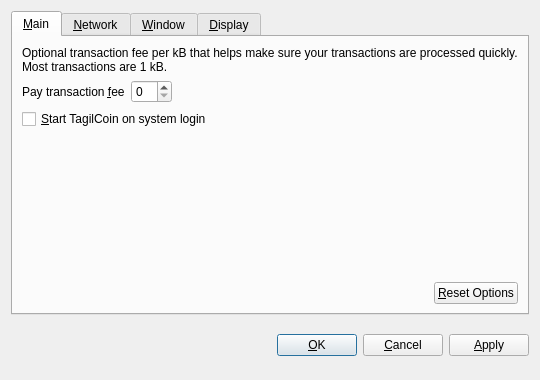
<?xml version="1.0" encoding="UTF-8"?>
<ui version="4.0">
 <class>OptionsDialog</class>
 <widget class="QDialog" name="OptionsDialog">
  <property name="geometry">
   <rect>
    <x>0</x>
    <y>0</y>
    <width>540</width>
    <height>380</height>
   </rect>
  </property>
  <property name="windowTitle">
   <string>Options</string>
  </property>
  <property name="modal">
   <bool>true</bool>
  </property>
  <layout class="QVBoxLayout" name="verticalLayout">
   <item>
    <widget class="QTabWidget" name="tabWidget">
     <property name="tabPosition">
      <enum>QTabWidget::North</enum>
     </property>
     <property name="currentIndex">
      <number>0</number>
     </property>
     <widget class="QWidget" name="tabMain">
      <attribute name="title">
       <string>&amp;Main</string>
      </attribute>
      <layout class="QVBoxLayout" name="verticalLayout_Main">
       <item>
        <widget class="QLabel" name="transactionFeeInfoLabel">
         <property name="text">
          <string>Optional transaction fee per kB that helps make sure your transactions are processed quickly. Most transactions are 1 kB.</string>
         </property>
         <property name="textFormat">
          <enum>Qt::PlainText</enum>
         </property>
         <property name="wordWrap">
          <bool>true</bool>
         </property>
        </widget>
       </item>
       <item>
        <layout class="QHBoxLayout" name="horizontalLayout_1_Main">
         <item>
          <widget class="QLabel" name="transactionFeeLabel">
           <property name="text">
            <string>Pay transaction &amp;fee</string>
           </property>
           <property name="textFormat">
            <enum>Qt::PlainText</enum>
           </property>
           <property name="buddy">
            <cstring>transactionFee</cstring>
           </property>
          </widget>
         </item>
         <item>
          <widget class="BitcoinAmountField" name="transactionFee"/>
         </item>
         <item>
          <spacer name="horizontalSpacer_1_Main">
           <property name="orientation">
            <enum>Qt::Horizontal</enum>
           </property>
           <property name="sizeHint" stdset="0">
            <size>
             <width>40</width>
             <height>20</height>
            </size>
           </property>
          </spacer>
         </item>
        </layout>
       </item>
       <item>
        <widget class="QCheckBox" name="bitcoinAtStartup">
         <property name="toolTip">
          <string>Automatically start TagilCoin after logging in to the system.</string>
         </property>
         <property name="text">
          <string>&amp;Start TagilCoin on system login</string>
         </property>
        </widget>
       </item>
       <item>
        <spacer name="verticalSpacer_Main">
         <property name="orientation">
          <enum>Qt::Vertical</enum>
         </property>
         <property name="sizeHint" stdset="0">
          <size>
           <width>20</width>
           <height>40</height>
          </size>
         </property>
        </spacer>
       </item>
       <item>
        <layout class="QHBoxLayout" name="horizontalLayout_2_Main">
         <item>
          <spacer name="horizontalSpacer_2_Main">
           <property name="orientation">
            <enum>Qt::Horizontal</enum>
           </property>
           <property name="sizeHint" stdset="0">
            <size>
             <width>40</width>
             <height>20</height>
            </size>
           </property>
          </spacer>
         </item>
         <item>
          <widget class="QPushButton" name="resetButton">
           <property name="toolTip">
            <string>Reset all client options to default.</string>
           </property>
           <property name="text">
            <string>&amp;Reset Options</string>
           </property>
           <property name="autoDefault">
            <bool>false</bool>
           </property>
          </widget>
         </item>
        </layout>
       </item>
      </layout>
     </widget>
     <widget class="QWidget" name="tabNetwork">
      <attribute name="title">
       <string>&amp;Network</string>
      </attribute>
      <layout class="QVBoxLayout" name="verticalLayout_Network">
       <item>
        <widget class="QCheckBox" name="mapPortUpnp">
         <property name="toolTip">
          <string>Automatically open the TagilCoin client port on the router. This only works when your router supports UPnP and it is enabled.</string>
         </property>
         <property name="text">
          <string>Map port using &amp;UPnP</string>
         </property>
        </widget>
       </item>
       <item>
        <widget class="QCheckBox" name="connectSocks">
         <property name="toolTip">
          <string>Connect to the TagilCoin network through a SOCKS proxy (e.g. when connecting through Tor).</string>
         </property>
         <property name="text">
          <string>&amp;Connect through SOCKS proxy:</string>
         </property>
        </widget>
       </item>
       <item>
        <layout class="QHBoxLayout" name="horizontalLayout_Network">
         <item>
          <widget class="QLabel" name="proxyIpLabel">
           <property name="text">
            <string>Proxy &amp;IP:</string>
           </property>
           <property name="textFormat">
            <enum>Qt::PlainText</enum>
           </property>
           <property name="buddy">
            <cstring>proxyIp</cstring>
           </property>
          </widget>
         </item>
         <item>
          <widget class="QValidatedLineEdit" name="proxyIp">
           <property name="maximumSize">
            <size>
             <width>140</width>
             <height>16777215</height>
            </size>
           </property>
           <property name="toolTip">
            <string>IP address of the proxy (e.g. 127.0.0.1)</string>
           </property>
          </widget>
         </item>
         <item>
          <widget class="QLabel" name="proxyPortLabel">
           <property name="text">
            <string>&amp;Port:</string>
           </property>
           <property name="textFormat">
            <enum>Qt::PlainText</enum>
           </property>
           <property name="buddy">
            <cstring>proxyPort</cstring>
           </property>
          </widget>
         </item>
         <item>
          <widget class="QLineEdit" name="proxyPort">
           <property name="maximumSize">
            <size>
             <width>55</width>
             <height>16777215</height>
            </size>
           </property>
           <property name="toolTip">
            <string>Port of the proxy (e.g. 9050)</string>
           </property>
          </widget>
         </item>
         <item>
          <widget class="QLabel" name="socksVersionLabel">
           <property name="text">
            <string>SOCKS &amp;Version:</string>
           </property>
           <property name="textFormat">
            <enum>Qt::PlainText</enum>
           </property>
           <property name="buddy">
            <cstring>socksVersion</cstring>
           </property>
          </widget>
         </item>
         <item>
          <widget class="QValueComboBox" name="socksVersion">
           <property name="toolTip">
            <string>SOCKS version of the proxy (e.g. 5)</string>
           </property>
          </widget>
         </item>
         <item>
          <spacer name="horizontalSpacer_Network">
           <property name="orientation">
            <enum>Qt::Horizontal</enum>
           </property>
           <property name="sizeHint" stdset="0">
            <size>
             <width>40</width>
             <height>20</height>
            </size>
           </property>
          </spacer>
         </item>
        </layout>
       </item>
       <item>
        <spacer name="verticalSpacer_Network">
         <property name="orientation">
          <enum>Qt::Vertical</enum>
         </property>
         <property name="sizeHint" stdset="0">
          <size>
           <width>20</width>
           <height>40</height>
          </size>
         </property>
        </spacer>
       </item>
      </layout>
     </widget>
     <widget class="QWidget" name="tabWindow">
      <attribute name="title">
       <string>&amp;Window</string>
      </attribute>
      <layout class="QVBoxLayout" name="verticalLayout_Window">
       <item>
        <widget class="QCheckBox" name="minimizeToTray">
         <property name="toolTip">
          <string>Show only a tray icon after minimizing the window.</string>
         </property>
         <property name="text">
          <string>&amp;Minimize to the tray instead of the taskbar</string>
         </property>
        </widget>
       </item>
       <item>
        <widget class="QCheckBox" name="minimizeOnClose">
         <property name="toolTip">
          <string>Minimize instead of exit the application when the window is closed. When this option is enabled, the application will be closed only after selecting Quit in the menu.</string>
         </property>
         <property name="text">
          <string>M&amp;inimize on close</string>
         </property>
        </widget>
       </item>
       <item>
        <spacer name="verticalSpacer_Window">
         <property name="orientation">
          <enum>Qt::Vertical</enum>
         </property>
         <property name="sizeHint" stdset="0">
          <size>
           <width>20</width>
           <height>40</height>
          </size>
         </property>
        </spacer>
       </item>
      </layout>
     </widget>
     <widget class="QWidget" name="tabDisplay">
      <attribute name="title">
       <string>&amp;Display</string>
      </attribute>
      <layout class="QVBoxLayout" name="verticalLayout_Display">
       <item>
        <layout class="QHBoxLayout" name="horizontalLayout_1_Display">
         <item>
          <widget class="QLabel" name="langLabel">
           <property name="text">
            <string>User Interface &amp;language:</string>
           </property>
           <property name="textFormat">
            <enum>Qt::PlainText</enum>
           </property>
           <property name="buddy">
            <cstring>lang</cstring>
           </property>
          </widget>
         </item>
         <item>
          <widget class="QValueComboBox" name="lang">
           <property name="toolTip">
            <string>The user interface language can be set here. This setting will take effect after restarting TagilCoin.</string>
           </property>
          </widget>
         </item>
        </layout>
       </item>
       <item>
        <layout class="QHBoxLayout" name="horizontalLayout_2_Display">
         <item>
          <widget class="QLabel" name="unitLabel">
           <property name="text">
            <string>&amp;Unit to show amounts in:</string>
           </property>
           <property name="textFormat">
            <enum>Qt::PlainText</enum>
           </property>
           <property name="buddy">
            <cstring>unit</cstring>
           </property>
          </widget>
         </item>
         <item>
          <widget class="QValueComboBox" name="unit">
           <property name="toolTip">
            <string>Choose the default subdivision unit to show in the interface and when sending coins.</string>
           </property>
          </widget>
         </item>
        </layout>
       </item>
       <item>
        <widget class="QCheckBox" name="displayAddresses">
         <property name="toolTip">
          <string>Whether to show TagilCoin addresses in the transaction list or not.</string>
         </property>
         <property name="text">
          <string>&amp;Display addresses in transaction list</string>
         </property>
        </widget>
       </item>
       <item>
        <spacer name="verticalSpacer_Display">
         <property name="orientation">
          <enum>Qt::Vertical</enum>
         </property>
         <property name="sizeHint" stdset="0">
          <size>
           <width>20</width>
           <height>40</height>
          </size>
         </property>
        </spacer>
       </item>
      </layout>
     </widget>
    </widget>
   </item>
   <item>
    <layout class="QHBoxLayout" name="horizontalLayout_Buttons">
     <item>
      <spacer name="horizontalSpacer_1">
       <property name="orientation">
        <enum>Qt::Horizontal</enum>
       </property>
       <property name="sizeHint" stdset="0">
        <size>
         <width>40</width>
         <height>48</height>
        </size>
       </property>
      </spacer>
     </item>
     <item>
      <widget class="QLabel" name="statusLabel">
       <property name="font">
        <font>
         <weight>75</weight>
         <bold>true</bold>
        </font>
       </property>
       <property name="text">
        <string/>
       </property>
       <property name="textFormat">
        <enum>Qt::PlainText</enum>
       </property>
       <property name="wordWrap">
        <bool>true</bool>
       </property>
      </widget>
     </item>
     <item>
      <spacer name="horizontalSpacer_2">
       <property name="orientation">
        <enum>Qt::Horizontal</enum>
       </property>
       <property name="sizeHint" stdset="0">
        <size>
         <width>40</width>
         <height>48</height>
        </size>
       </property>
      </spacer>
     </item>
     <item>
      <widget class="QPushButton" name="okButton">
       <property name="text">
        <string>&amp;OK</string>
       </property>
      </widget>
     </item>
     <item>
      <widget class="QPushButton" name="cancelButton">
       <property name="text">
        <string>&amp;Cancel</string>
       </property>
       <property name="autoDefault">
        <bool>false</bool>
       </property>
      </widget>
     </item>
     <item>
      <widget class="QPushButton" name="applyButton">
       <property name="text">
        <string>&amp;Apply</string>
       </property>
       <property name="autoDefault">
        <bool>false</bool>
       </property>
      </widget>
     </item>
    </layout>
   </item>
  </layout>
 </widget>
 <customwidgets>
  <customwidget>
   <class>BitcoinAmountField</class>
   <extends>QSpinBox</extends>
   <header>bitcoinamountfield.h</header>
  </customwidget>
  <customwidget>
   <class>QValueComboBox</class>
   <extends>QComboBox</extends>
   <header>qvaluecombobox.h</header>
  </customwidget>
  <customwidget>
   <class>QValidatedLineEdit</class>
   <extends>QLineEdit</extends>
   <header>qvalidatedlineedit.h</header>
  </customwidget>
 </customwidgets>
 <resources/>
 <connections/>
</ui>
